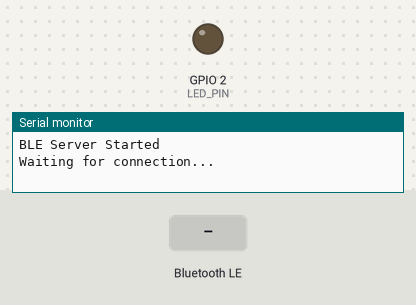
Bench run of a sketch on a simulated ESP32. On the bench: output pins drawn as LEDs (lit = HIGH), the last lines printed to the serial monitor. The test bench sets the inputs (shaded band). Nothing arrives over Bluetooth unless stated; a phone connects over Bluetooth LE 3 s after start.

Above: at 1.2 s.
1.3 s: Bluetooth LE write "ON" received
At 1.8 s:
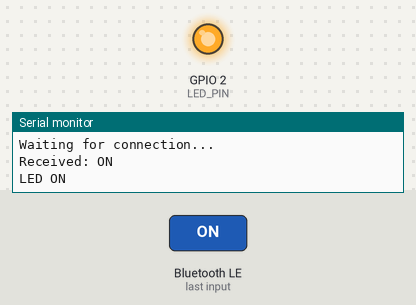
2.8 s: Bluetooth LE write "OFF" received
At 4.1 s:
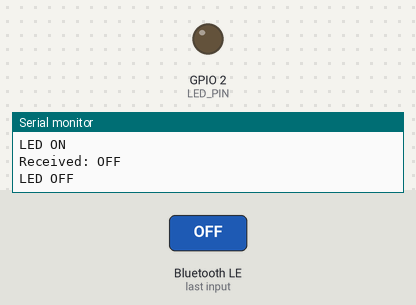
Timing chart, 0 to 5.8 s (numbered marks = the images above; inputs shaded):
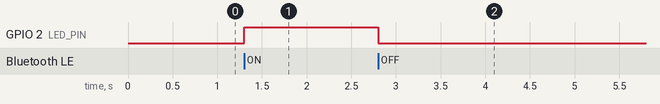

The sketch:

bluetooth.ino
```cpp
#include <BLEDevice.h>
#include <BLEServer.h>
#include <BLEUtils.h>
#include <BLE2902.h>

#define LED_PIN 2

// Custom UUIDs
#define SERVICE_UUID        "12345678-1234-1234-1234-1234567890AB"
#define CHARACTERISTIC_UUID "87654321-4321-4321-4321-BA0987654321"

BLECharacteristic* pCharacteristic;

class CommandCallback : public BLECharacteristicCallbacks
{
    void onWrite(BLECharacteristic* characteristic) override
    {
        String command = characteristic->getValue().c_str();
        command.trim();
        command.toUpperCase();

        Serial.print("Received: ");
        Serial.println(command);

        if (command == "ON")
        {
            digitalWrite(LED_PIN, HIGH);
            Serial.println("LED ON");
        }
        else if (command == "OFF")
        {
            digitalWrite(LED_PIN, LOW);
            Serial.println("LED OFF");
        }
        else
        {
            Serial.println("Unknown command");
        }
    }
};

void setup()
{
    Serial.begin(115200);

    pinMode(LED_PIN, OUTPUT);
    digitalWrite(LED_PIN, LOW);

    BLEDevice::init("ESP32 Light Controller");

    BLEServer* server = BLEDevice::createServer();

    BLEService* service = server->createService(SERVICE_UUID);

    pCharacteristic = service->createCharacteristic(
        CHARACTERISTIC_UUID,
        BLECharacteristic::PROPERTY_WRITE
    );

    pCharacteristic->setCallbacks(new CommandCallback());

    service->start();

    BLEAdvertising* advertising = BLEDevice::getAdvertising();
    advertising->addServiceUUID(SERVICE_UUID);
    advertising->start();

    Serial.println("BLE Server Started");
    Serial.println("Waiting for connection...");
}

void loop()
{
    delay(100);
}
```

Measured:
- after the input at 1.3 s, GPIO 2 (LED_PIN): LOW → HIGH at once
- after the input at 2.8 s, GPIO 2 (LED_PIN): HIGH → LOW at once
